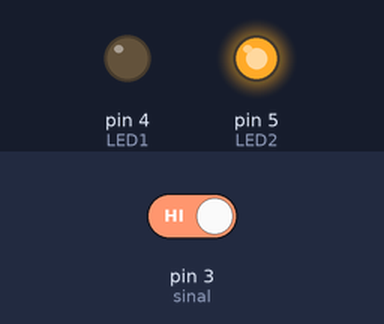
The sketch below on a simulated Arduino Uno, built with avr-gcc and run on an emulated ATmega328P. Shown: output pins drawn as LEDs (lit = HIGH). Inputs (shaded band) come from the test bench; at power-on: pin 3 (sinal) HIGH. What the sketch prints to the serial monitor is not drawn.

Above: at 2.8 s.
2.9 s: pin 3 (sinal) driven LOW
At 3.9 s:
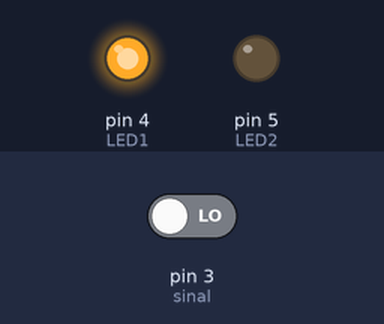
4.5 s: pin 3 (sinal) driven HIGH
At 5.4 s:
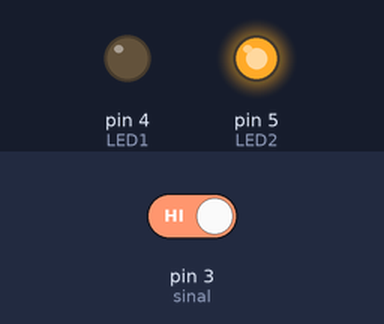
Timing chart, 0 to 7.5 s (numbered marks = the images above; inputs shaded):
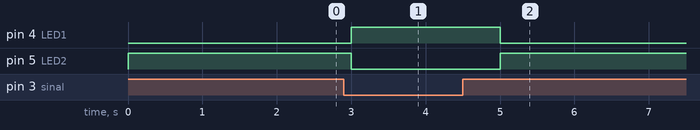

Measured:
- after the input at 2.9 s, pin 4 (LED1): LOW → HIGH after 0.10 s; pin 5 (LED2): HIGH → LOW after 0.10 s
- after the input at 4.5 s, pin 4 (LED1): HIGH → LOW after 0.50 s; pin 5 (LED2): LOW → HIGH after 0.50 s

The sketch:

ledsduino.ino
```cpp
int sinal = 3;
int LED1 = 4;
int LED2 = 5;
int val = 0;

void setup() {
  Serial.begin(9600);
  pinMode(sinal, INPUT);
  pinMode(LED1, OUTPUT);
  pinMode(LED2, OUTPUT);
}

void loop() {
  val = digitalRead(sinal);
  Serial.print(val);

  if (val==0) {
    digitalWrite(LED1, HIGH);
    digitalWrite(LED2, LOW);
  } else {
    digitalWrite(LED2, HIGH);
    digitalWrite(LED1, LOW);
  }

  delay(1000);
}
```
